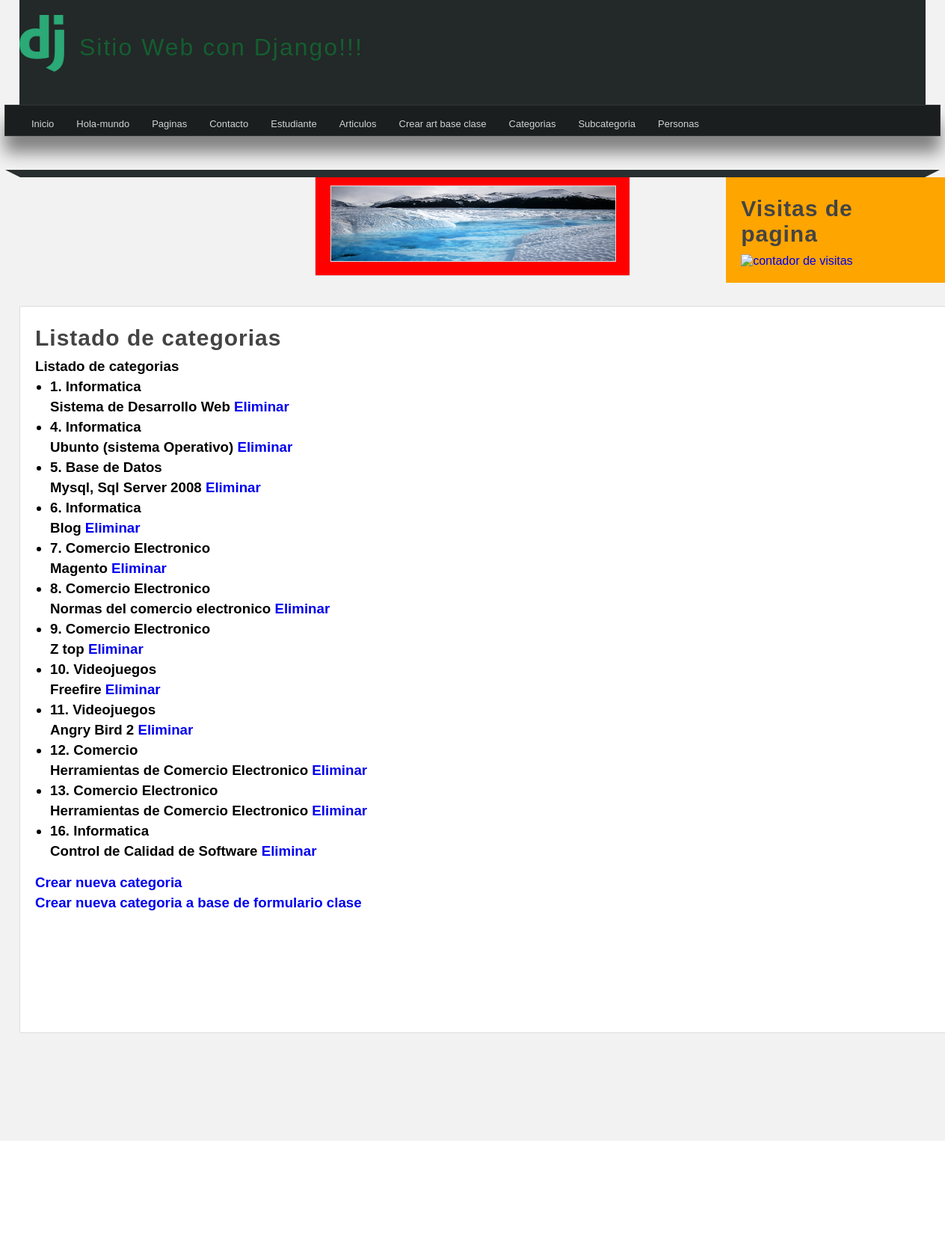
Page /categorias/ on the committed database.
### miapp/models.py (models this page shows)
class Category(models.Model):
    name = models.CharField(max_length=150,default='Informatica',null=False)
    description = models.CharField(max_length=250,default='Desarrollo Web',null=False)
    created_at = models.DateTimeField(auto_now_add=True)
    updated_at = models.DateTimeField(auto_now=True)

### miapp/views.py (the view)
# urls.py: path('categorias/', views.categoria_gen, name="lista_gen_cat"),
def categoria_gen(request):
    categorias = Category.objects.all()
    return render(request, 'categoria.html',{
        'categorias':categorias
    })

### miapp/templates/categoria.html (shortened to what this page needs)
{% extends 'layout.html' %}
{% block content %}
<h1 class="title">Listado de categorias</h1>
   {% if mensaje1 and mensaje %}
      <h3>{{mensaje1}}</h3>
      <br/>
      <h4>{{mensaje}}</h4>
   {% else %}
      {% if categorias %}
            <h3><p>Listado de categorias</p><h3>
            <ul>
               {% for categoria in categorias %}
                  <li>
                     <h4>{{categoria.id}}. {{categoria.name}}</h4>
                     <p>
                        {{categoria.description}}
                        <a href="{% url 'borrar_categoria' id=categoria.id %}">Eliminar</a>
                     </p>
                  </li>
               {% endfor %}
            </ul>
            <p>
               <a href="{% url 'create_categori' %}">Crear nueva categoria</a>
            </p>
            <p>
               <a href="{% url 'create_full_cate' %}">Crear nueva categoria a base de formulario clase</a>
            </p>
      {% endif %}
   {% endif %}
<br/>
{% endblock %}

### miapp/static/css/styles.css (style rules this page uses)
* { margin: 0px; padding: 0px; font-family: sans-serif, Arial, Helvetica; text-decoration: none; }
body { background-color: #F2F2F2; }
p, h2, h3, ul { margin-top: 5px; margin-bottom: 5px; }
ul, ol { margin-left: 20px; margin-bottom: 20px; }
.title { color: #444; letter-spacing: 1px; font-size: 30px; margin-bottom: 10px; margin-top: 5px; }

### rows in the picture
Category: id "1", name "Informatica", description "Sistema de Desarrollo Web"
Category: id "4", name "Informatica", description "Ubunto (sistema Operativo)"
Category: id "5", name "Base de Datos", description "Mysql, Sql Server 2008"
Category: id "6", name "Informatica", description "Blog"
Category: id "7", name "Comercio Electronico", description "Magento"
Category: id "8", name "Comercio Electronico", description "Normas del comercio electronico"
Category: id "9", name "Comercio Electronico", description "Z top"
Category: id "10", name "Videojuegos", description "Freefire"
Category: id "11", name "Videojuegos", description "Angry Bird 2"
Category: id "12", name "Comercio", description "Herramientas de Comercio Electronico"
Category: id "13", name "Comercio Electronico", description "Herramientas de Comercio Electronico"
Category: id "16", name "Informatica", description "Control de Calidad de Software"
